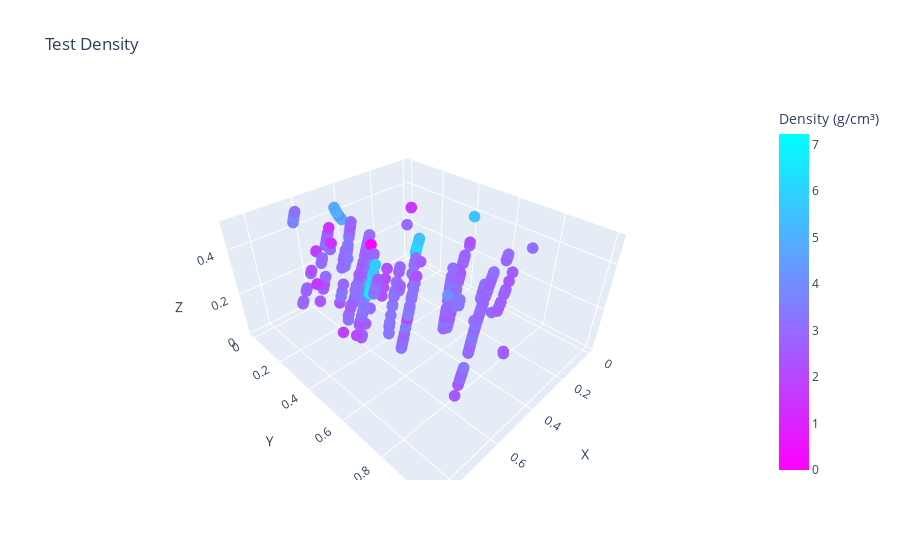

The code cell stored with this chart in its notebook:
### Code cell
import plotly.graph_objs as go
import numpy as np
from matplotlib.colors import Normalize

# Assuming the necessary data and multipliers are already defined
test_data_xyz = trainer.test_data[['X', 'Y', 'Z']].values
test_density = y_test.ravel() * multipliers['Density_gcm3']



# Normalize the test_density to the range 0-1 for colormap

# Create custom colormap: magenta to cyan
custom_cmap = [[0.0, 'rgb(255, 0, 255)'], [1.0, 'rgb(0, 255, 255)']]

# Create the 3D scatter plot using Plotly
fig = go.Figure(data=[go.Scatter3d(
    x=test_data_xyz[:, 0],
    y=test_data_xyz[:, 1],
    z=test_data_xyz[:, 2],
    mode='markers',
    marker=dict(
        size=4,
        color=test_density,  # Use normalized predictions for color mapping
        colorscale=custom_cmap,  # Custom colormap

        colorbar=dict(
            title='Density (g/cm³)',
        )
    )
)])

# Set titles and axis labels
fig.update_layout(
    title='Test Density',
    scene=dict(
        xaxis_title='X',
        yaxis_title='Y',
        zaxis_title='Z'
    )
)

# Show the plot
fig.show()

### Figure 1 — Plotly figure (JSON) as saved in the notebook; plotly's stock layout.template omitted (floating-point values rounded to 4 significant figures; data arrays with more than 128 entries replaced by an {"elided": "..."} marker saying what was removed)
{"data": [{"marker": {"color": {"elided": "786 float values"}, "colorbar": {"title": {"text": "Density (g/cm³)"}}, "colorscale": [[0, "rgb(255, 0, 255)"], [1, "rgb(0, 255, 255)"]], "size": 4}, "mode": "markers", "type": "scatter3d", "x": {"elided": "786 float values"}, "y": {"elided": "786 float values"}, "z": {"elided": "786 float values"}}], "layout": {"scene": {"xaxis": {"title": {"text": "X"}}, "yaxis": {"title": {"text": "Y"}}, "zaxis": {"title": {"text": "Z"}}}, "title": {"text": "Test Density"}}}
